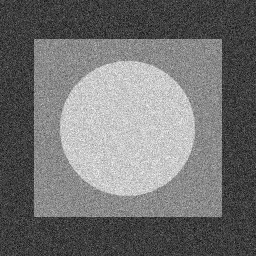
%> input picture image_Restoration/a.tif, 256 x 256 px
$ octave --eval "result = noiseModel;"   (GNU Octave 9; MATLAB toolbox functions it lacks are replaced by stand-ins)
%> lines starting %> are read from the running program, lines starting %| are printed output that depends on the picture
function im = noiseModel()
a=imread('a.tif');
%> a is the input picture: size 256x256 uint8; min 0, max 255, mean 114.3
b=imread('b.tif');
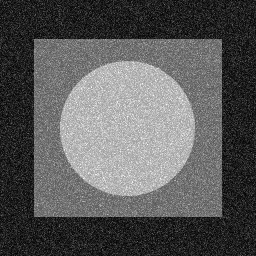
%> input picture image_Restoration/b.tif, 256 x 256 px
%> b is the input picture: size 256x256 uint8; min 0, max 255, mean 89.6
c=imread('c.tif');
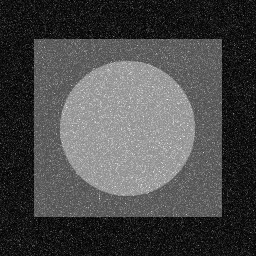
%> input picture image_Restoration/c.tif, 256 x 256 px
%> c is the input picture: size 256x256 uint8; min 0, max 255, mean 72.8
d=imread('d.tif');
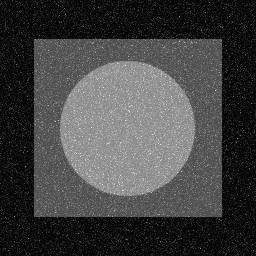
%> input picture image_Restoration/d.tif, 256 x 256 px
%> d is the input picture: size 256x256 uint8; min 0, max 255, mean 66.2
e=imread('e.tif');
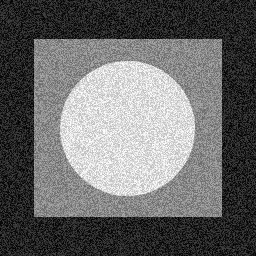
%> input picture image_Restoration/e.tif, 256 x 256 px
%> e is the input picture: size 256x256 uint8; min 0, max 255, mean 105
f=imread('f.tif');
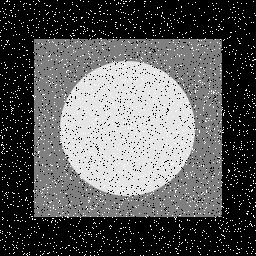
%> input picture image_Restoration/f.tif, 256 x 256 px
%> f is the input picture: size 256x256 uint8; min 0, max 255, mean 90.9
figure
subplot(2,3,1);
imshow(a);
title('Guassian');
subplot(2,3,2);
imshow(b);
title('Rayleigh');
subplot(2,3,3);
imshow(c);
title('Erlang');
subplot(2,3,4);
imshow(d);
title('Exponential');
subplot(2,3,5);
imshow(e);
title('Uniform');
subplot(2,3,6);
imshow(f);
title('Impulse');
figure
subplot(2,3,1);
imhist(a);
title('Guassian');
subplot(2,3,2);
imhist(b);
title('Rayleigh');
subplot(2,3,3);
imhist(c);
title('Erlang');
subplot(2,3,4);
imhist(d);
title('Exponential');
subplot(2,3,5);
imhist(e);
title('Uniform');
subplot(2,3,6);
imhist(f);
title('Impulse');
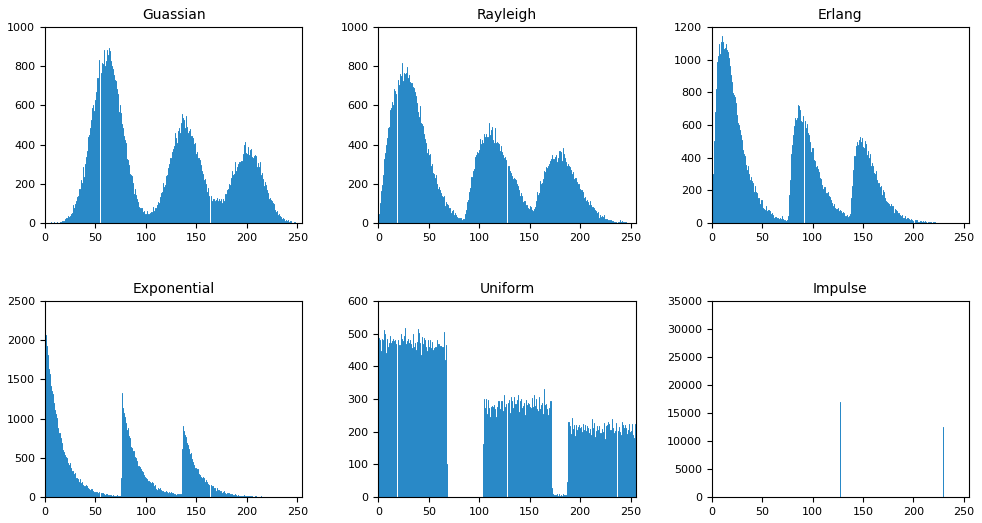
%> figure redrawn from the program's plot data, 6 panels; panel 1: highest point at x = 63, y = 893; panel 2: highest point at x = 23, y = 817; panel 3: highest point at x = 10, y = 1142; panel 4: highest point at x = 1, y = 2072
end
%> (the run ends here)
